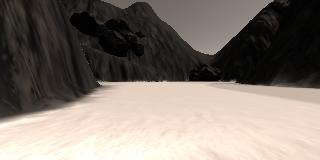
#> input picture images/ground01.jpg, 320 x 160 px
$ python perception.py
#> lines starting #> are read from the running program, lines starting #| are printed output that depends on the picture; after the words box and inside, x2 and y2 are one past the last pixel; in counts of white or black regions, pixels touching at a corner belong together
import matplotlib.image as mpimg
import matplotlib.pyplot as plt
import numpy as np
import cv2

ground01_filename = 'images/ground01.jpg'
ground01_image = mpimg.imread(ground01_filename)
#> ground01_image is the input picture: shape (160, 320, 3); mean R, G, B 128.4, 119, 110.8
plt.imshow(ground01_image)
plt.show()

print("ground01_image.dtype",ground01_image.dtype)
#| ground01_image.dtype uint8
print("ground01_image.shape",ground01_image.shape)
#| ground01_image.shape (160, 320, 3)
print("ground01_image.max()",ground01_image.max())
#| ground01_image.max() 255
print("ground01_image.min()",ground01_image.min())
#| ground01_image.min() 0

plt.clf()

red_channel = np.copy(ground01_image)
red_channel[:,:,[1,2]] = 0
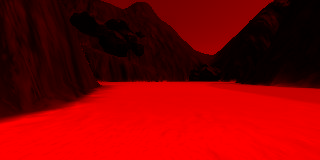
#> red_channel: shape (160, 320, 3); mean R, G, B 128.4, 0, 0
green_channel = np.copy(ground01_image)
green_channel[:,:,[0,2]] = 0
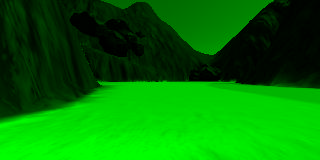
#> green_channel: shape (160, 320, 3); mean R, G, B 0, 119, 0
blue_channel = np.copy(ground01_image)
blue_channel[:,:,[0,1]] = 0
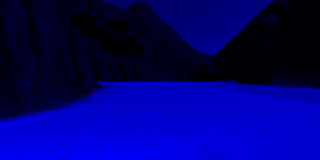
#> blue_channel: shape (160, 320, 3); mean R, G, B 0, 0, 110.8

fig, (ax1, ax2, ax3) = plt.subplots(1, 3, figsize=(12,3))
ax1.imshow(red_channel)
ax2.imshow(green_channel)
ax3.imshow(blue_channel)
plt.show()
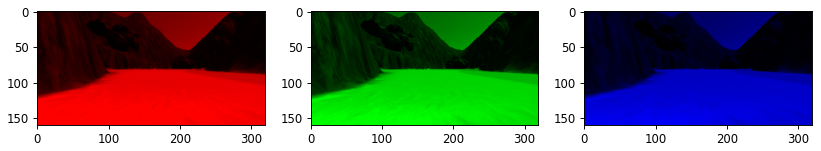
#> figure drawn by matplotlib, 3 panels

def lower_and_upper(image, channel, min_x, max_x, min_y, max_y, z_value = 6.0):
#> called with channel = 0, min_x = 0, max_x = 320, min_y = 130, max_y = 160, z_value = 6
    plt.clf()
    cropped = np.array(image[min_y:max_y, min_x:max_x, channel])
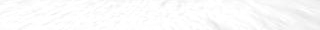
#> cropped: shape (30, 320); min 230, max 255, mean 251
    plt.imshow(cropped, cmap="gray")
    plt.show()
    cropped = cropped.flatten()
#> cropped = 9600 values, max 255 at index 72, min 230 at index 7895, mean 251
    cropped_mean = cropped.mean()
#> cropped_mean = 251
    cropped_std = cropped.std()
#> cropped_std = 4.66
    distance_from_mean = cropped_std * z_value
#> distance_from_mean = 27.97
    lower_bound = cropped_mean - distance_from_mean
#> lower_bound = 223
    upper_bound = cropped_mean + distance_from_mean
#> upper_bound = 278.9
    return (np.rint(lower_bound).astype(int), np.rint(upper_bound).astype(int))

r_bounds = lower_and_upper(ground01_image, 0, 0, 320, 130, 160)
#> r_bounds = (223, 279)
print("r_bounds",r_bounds)
#| r_bounds (223, 279)
g_bounds = lower_and_upper(ground01_image, 1, 0, 320, 130, 160)
#> call 2 of lower_and_upper, with channel = 1, min_x = 0, max_x = 320, min_y = 130, max_y = 160, z_value = 6
#> in lower_and_upper (call 2), `cropped = np.array(image[min_y:max_y, min_x:max_x, channel])`:
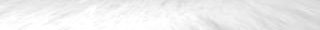
#> cropped: shape (30, 320); min 208, max 255, mean 238.3
#> in lower_and_upper (call 2), `cropped = cropped.flatten()`: cropped = 9600 values, max 255 at index 2335, min 208 at index 7895, mean 238.3
#> in lower_and_upper (call 2), `cropped_mean = cropped.mean()`: cropped_mean = 238.3
#> in lower_and_upper (call 2), `cropped_std = cropped.std()`: cropped_std = 11.45
#> in lower_and_upper (call 2), `distance_from_mean = cropped_std * z_value`: distance_from_mean = 68.69
#> in lower_and_upper (call 2), `lower_bound = cropped_mean - distance_from_mean`: lower_bound = 169.6
#> in lower_and_upper (call 2), `upper_bound = cropped_mean + distance_from_mean`: upper_bound = 307
#> g_bounds = (170, 307)
print("g_bounds",g_bounds)
#| g_bounds (170, 307)
b_bounds = lower_and_upper(ground01_image, 2, 0, 320, 130, 160)
#> b_bounds = (150, 296)
print("b_bounds",b_bounds)
#| b_bounds (150, 296)

mask_lower = np.array([r_bounds[0], g_bounds[0], b_bounds[0]])
#> mask_lower = [223, 170, 150]
mask_upper = np.array([r_bounds[1], g_bounds[1], b_bounds[1]])
#> mask_upper = [279, 307, 296]

mask = cv2.inRange(ground01_image, mask_lower, mask_upper)
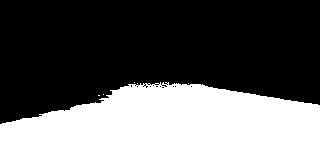
#> mask: shape (160, 320); 38.8% white; 6 white regions (5 under 20 px), largest, box (x1, y1, x2, y2) and area: (0, 82, 320, 160) 19860
plt.clf()
plt.imshow(mask, cmap="gray")
plt.show()
